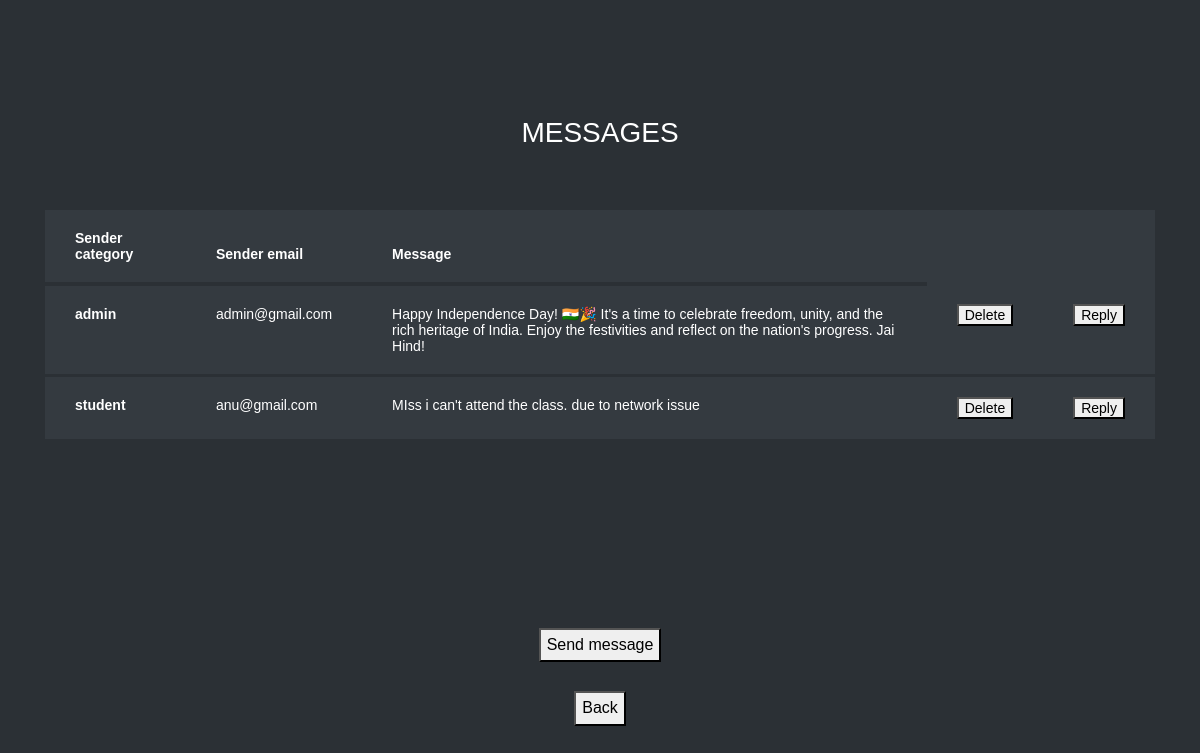
Screenshot of /m_m (signed in) with the database file from the repository.
### learn/models.py (models this page shows, shortened)
class Messages(models.Model):
    Message_content = models.TextField(null=True)
    From_reg = models.ForeignKey(Registration, on_delete=models.SET_NULL, null=True, related_name='from_message')
    To_reg = models.ForeignKey(Registration, on_delete=models.SET_NULL, null=True, related_name='to_message')

class Registration(models.Model):
    Password = models.CharField(max_length=200, null=True)
    Registration_date = models.DateField(auto_now_add=True, null=True)
    Num_of_courses_enrolled = models.IntegerField(null=True)
    Num_of_courses_completed = models.IntegerField(null=True)
    Qualification = models.TextField(null=True)
    Introduction_brief = models.TextField(null=True)
    Image = models.ImageField(upload_to='media', null=True)
    Num_of_enrolled_students = models.IntegerField(null=True)
    Average_review_rating = models.IntegerField(null=True)
    Num_of_reviews = models.IntegerField(null=True)
    About_website = models.TextField(null=True)
    Registration_fee = models.IntegerField(null=True)
    User_role = models.CharField(max_length=200, null=True)
    user = models.OneToOneField(User,on_delete = models.CASCADE, null = True)

### learn/views.py (the view)
# urls.py: path('m_m', learn.views.m_m, name='m_m'),
def m_m(request):
    p = Registration.objects.get(id = request.session['logg'])
    bb = Messages.objects.filter(To_reg = p)
    return render(request,'message.html',{'bb':bb})

### Template/message.html (shortened to what this page needs)
{% load static %}
<html lang="en">
  <head>
	<link rel="stylesheet" href="https://stackpath.bootstrapcdn.com/font-awesome/4.7.0/css/font-awesome.min.css">
	<link rel="stylesheet" href="{% static 'tabble/css/style.css' %}">
	</head>
	<body>
	<section class="ftco-section">
		<div class="container">
			<div class="row justify-content-center">
				<div class="col-md-6 text-center mb-5">
					<h2 class="heading-section">MESSAGES</h2>
				</div>
			</div>
			{% if bb %}
			<div class="row">
				<div class="col-md-12">
					<div class="table-wrap">
						<table class="table table-bordered table-dark table-hover">
						  <thead>
						  <tr>
                            <th>Sender category</th>
                            <th>Sender email</th>
                            <th>Message</th>
                            </tr>
						  </thead>
						  <tbody>
						{% for dd in bb %}
						    <tr>
                              <th scope="row">
                                 	 {{dd.From_reg.User_role}}
                              </th>
                              <td>
                                 {{dd.From_reg.user.email}}
                              </td>
                              <td>
                                 {{dd.Message_content}}
                              </td>
                               <td>
                                <button onclick="window.location.href = '{% url 'del_msg_admin' dd.id %}';">Delete</button>
                               </td>
                               <td>
                                <button onclick="window.location.href = '{% url 'reply_msg_admin' dd.id %}';">Reply</button>
                            </td>
						    </tr>
                            {% endfor %}
						  </tbody>
						</table>
                        {% else %}
                        <h1 align="center" style="color:blue">No messages available</h1>
                        {% endif %}
					</div>
				</div>
			</div>
		</div>
		<br><br>
	</section>
    <div align="center">
	    <button onclick="window.location.href = '{% url 'sent_msg_admin' %}';">Send message</button><br><br>
        <button onclick="window.location.href = '{% url 'admin_home' %}';">Back</button>
    </div>
</body>
</html>

### rows the page displays
Messages: From_reg.User_role "admin", From_reg.user.email "admin@gmail.com", Message_content "Happy Independence Day! 🇮🇳🎉 It's a time to celebrate freedom, unity, and the rich heritage of India. Enjoy the festivities and reflect on the nation's progress. Jai Hind!"
Messages: From_reg.User_role "student", From_reg.user.email "anu@gmail.com", Message_content "MIss i can't attend the class. due to network issue"
